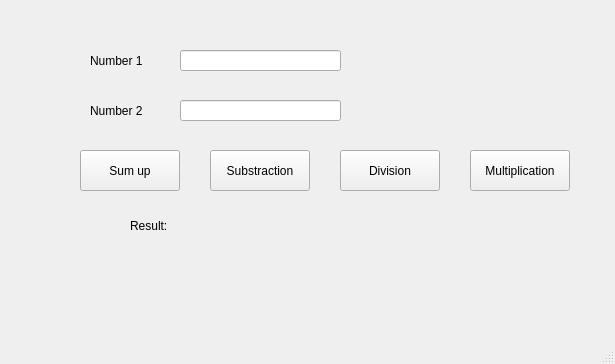
<?xml version="1.0" encoding="UTF-8"?>
<ui version="4.0">
 <class>MainWindow</class>
 <widget class="QMainWindow" name="MainWindow">
  <property name="geometry">
   <rect>
    <x>0</x>
    <y>0</y>
    <width>615</width>
    <height>364</height>
   </rect>
  </property>
  <property name="windowTitle">
   <string>MainWindow</string>
  </property>
  <widget class="QWidget" name="centralwidget">
   <widget class="QLabel" name="label">
    <property name="geometry">
     <rect>
      <x>90</x>
      <y>50</y>
      <width>58</width>
      <height>21</height>
     </rect>
    </property>
    <property name="text">
     <string>Number 1 </string>
    </property>
   </widget>
   <widget class="QLabel" name="label_2">
    <property name="geometry">
     <rect>
      <x>90</x>
      <y>100</y>
      <width>58</width>
      <height>21</height>
     </rect>
    </property>
    <property name="text">
     <string>Number 2</string>
    </property>
   </widget>
   <widget class="QLineEdit" name="txt_number1">
    <property name="geometry">
     <rect>
      <x>180</x>
      <y>50</y>
      <width>161</width>
      <height>21</height>
     </rect>
    </property>
   </widget>
   <widget class="QLineEdit" name="txt_number2">
    <property name="geometry">
     <rect>
      <x>180</x>
      <y>100</y>
      <width>161</width>
      <height>21</height>
     </rect>
    </property>
   </widget>
   <widget class="QPushButton" name="btn_Sumup">
    <property name="geometry">
     <rect>
      <x>80</x>
      <y>150</y>
      <width>100</width>
      <height>41</height>
     </rect>
    </property>
    <property name="text">
     <string>Sum up</string>
    </property>
   </widget>
   <widget class="QPushButton" name="btn_substraction">
    <property name="geometry">
     <rect>
      <x>210</x>
      <y>150</y>
      <width>100</width>
      <height>41</height>
     </rect>
    </property>
    <property name="text">
     <string>Substraction</string>
    </property>
   </widget>
   <widget class="QPushButton" name="btn_division">
    <property name="geometry">
     <rect>
      <x>340</x>
      <y>150</y>
      <width>100</width>
      <height>41</height>
     </rect>
    </property>
    <property name="text">
     <string>Division</string>
    </property>
   </widget>
   <widget class="QPushButton" name="btn_multiplication">
    <property name="geometry">
     <rect>
      <x>470</x>
      <y>150</y>
      <width>100</width>
      <height>41</height>
     </rect>
    </property>
    <property name="text">
     <string>Multiplication</string>
    </property>
   </widget>
   <widget class="QLabel" name="lbl_result">
    <property name="geometry">
     <rect>
      <x>130</x>
      <y>210</y>
      <width>161</width>
      <height>31</height>
     </rect>
    </property>
    <property name="text">
     <string>Result: </string>
    </property>
   </widget>
  </widget>
  <widget class="QMenuBar" name="menubar">
   <property name="geometry">
    <rect>
     <x>0</x>
     <y>0</y>
     <width>615</width>
     <height>24</height>
    </rect>
   </property>
  </widget>
  <widget class="QStatusBar" name="statusbar"/>
 </widget>
 <resources/>
 <connections/>
</ui>
